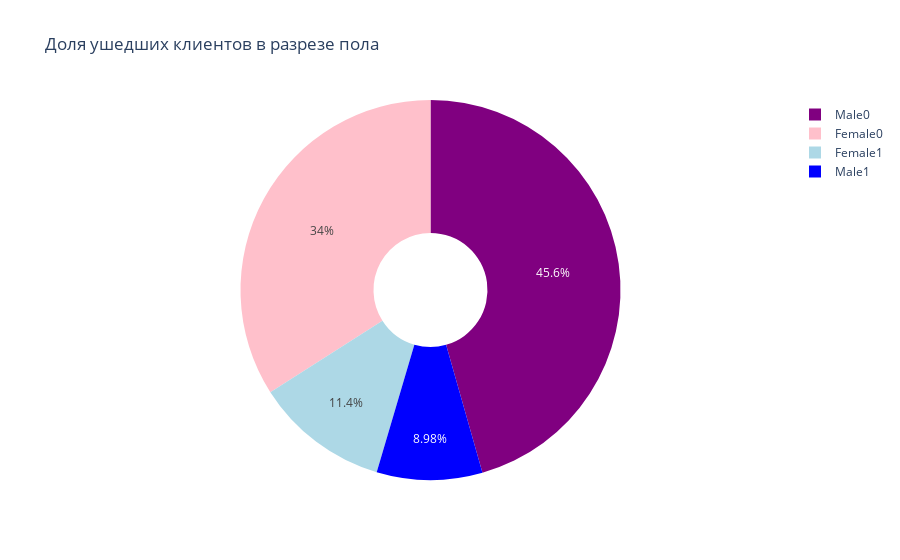

The code cell stored with this chart in its notebook:
### Markdown cell above
9.6. Кто чаще уходит, мужчины или женщины? Постройте график, который иллюстрирует это.

### Code cell
grouped_data = churn_data.groupby(['Gender', 'Exited']).size().reset_index(name='counts')

fig = go.Figure(data=[go.Pie(labels=grouped_data['Gender'] + grouped_data['Exited'], hole=0.3, values=grouped_data['counts'], marker=dict(colors=['pink', 'lightblue', 'purple', 'blue']))])
fig.update_layout(title='Доля ушедших клиентов в разрезе пола')

fig.show()

display(Image(filename='D:\DS\Skillfactory_jupiter_notebook\PYTHON-13.Vizualization_data\data\9.6.png'))

### Figure 1 — Plotly figure (JSON) as saved in the notebook; plotly's stock layout.template omitted (floating-point values rounded to 4 significant figures)
{"data": [{"hole": 0.3, "labels": ["Female0", "Female1", "Male0", "Male1"], "marker": {"colors": ["pink", "lightblue", "purple", "blue"]}, "type": "pie", "values": [3404, 1139, 4559, 898]}], "layout": {"title": {"text": "Доля ушедших клиентов в разрезе пола"}}}
